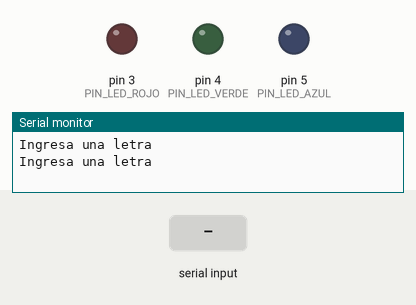
Simulated run of this sketch. Board: Arduino Uno, built with avr-gcc and run on an emulated ATmega328P. On the bench: output pins drawn as LEDs (lit = HIGH), the last lines printed to the serial monitor. Inputs (shaded band) come from the test bench.

Above: at 4.0 s.
4.1 s: byte 114 (CASE_ROJO) received over Serial
At 6.8 s:
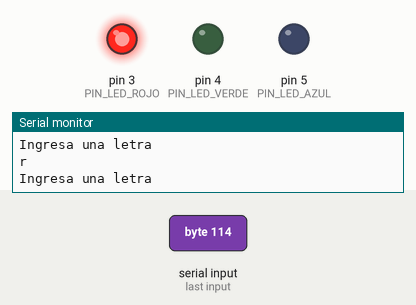
7.1 s: byte 103 (CASE_VERDE) received over Serial
At 9.5 s:
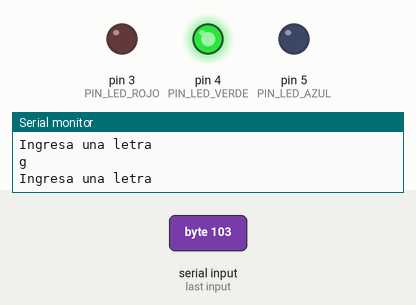
10.1 s: byte 98 (CASE_AZUL) received over Serial
At 13.0 s:
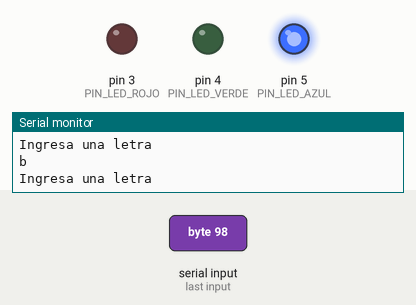
Timing chart, 0 to 14.5 s (numbered marks = the images above; inputs shaded):
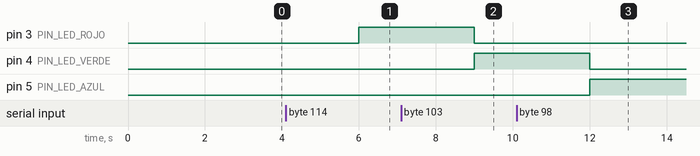

The sketch:

EJ_2_Codigo.ino
```cpp
//---- Cases ----
#define CASE_ROJO     'r'
#define CASE_VERDE    'g'
#define CASE_AZUL     'b'

//---- Salidas ----
#define PIN_LED_ROJO   3
#define PIN_LED_VERDE  4
#define PIN_LED_AZUL   5

//---- Variables ----
char letra;

void setup()
{
    Serial.begin(9600);

    pinMode(PIN_LED_ROJO,OUTPUT);
    pinMode(PIN_LED_VERDE,OUTPUT);
    pinMode(PIN_LED_AZUL,OUTPUT);
}

void loop()
{
 Serial.println("Ingresa una letra");
 delay(3000);

 if(Serial.available()>0)
 {
 letra=Serial.read();
 Serial.println(letra);
 }

 if(letra!=CASE_VERDE && letra!=CASE_AZUL)
 {
  letra==CASE_ROJO;
 }

 switch(letra)
 {
  case CASE_ROJO:
            digitalWrite(PIN_LED_ROJO,HIGH);
            digitalWrite(PIN_LED_VERDE,LOW);
            digitalWrite(PIN_LED_AZUL,LOW);
            break;

  case CASE_VERDE:
            digitalWrite(PIN_LED_ROJO,LOW);
            digitalWrite(PIN_LED_VERDE,HIGH);
            digitalWrite(PIN_LED_AZUL,LOW);
            break;

   case CASE_AZUL:
            digitalWrite(PIN_LED_ROJO,LOW);
            digitalWrite(PIN_LED_VERDE,LOW);
            digitalWrite(PIN_LED_AZUL,HIGH);
            break;
 }
}
```

Measured:
- after the input at 4.1 s, pin 3 (PIN_LED_ROJO): LOW → HIGH after 1.9 s
- after the input at 7.1 s, pin 3 (PIN_LED_ROJO): HIGH → LOW after 1.9 s; pin 4 (PIN_LED_VERDE): LOW → HIGH after 1.9 s
- after the input at 10.1 s, pin 4 (PIN_LED_VERDE): HIGH → LOW after 1.9 s; pin 5 (PIN_LED_AZUL): LOW → HIGH after 1.9 s
